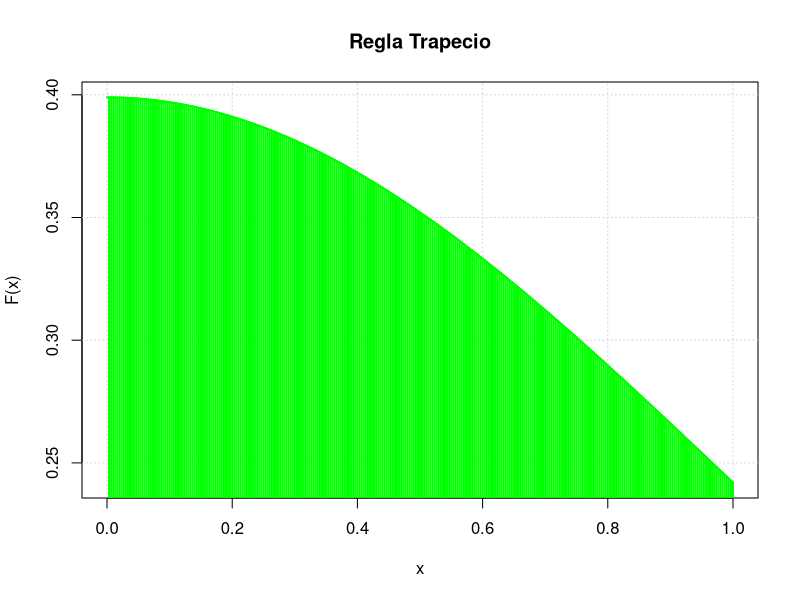

The R script that drew this image:
# METODO DE INTEGRACION POR REGLA DE TRAPECIO

## parametros iniciales
rm(list = ls())
##DESVIACION ESTANDAR = 1, MEDIA= 0
ecuacion<-function(x){1/sqrt(2*pi)*exp(-x^2/2)}


## Algoritmo
TRM<-function(ecuacion,a,b,n,es){
  if (a>b) {### Sirve para acomodar los rangos de intervalos de una funcion [a,b]
    cambio<-a
    b<-cambio
    a<-b
  }
  
  dx<-(b-a)/n
  
  ##Grafica
  xg<-seq(a,b,dx)
  plot(xg,ecuacion(xg),type="l",col="blue",main="Regla Trapecio"
       ,xlab = "x",ylab = "F(x)")
  grid()
  for (i in 1:n) {
    segments(xg[i],0,xg[i+1],0,col = "green",lwd = 2)
    segments(xg[i+1],0,xg[i+1],ecuacion(xg[i+1]),col = "green",lwd = 2)
    segments(xg[i+1],ecuacion(xg[i+1]),xg[i],ecuacion(xg[i]),col = "green",lwd = 2)
  }
  
  
  ## SUMATORIA
  xi<-a
  sumatoria<-ecuacion(xi)#Se suma la primer altura
  for (i in 1:n-1) {
    xi<-xi+dx #Se va recorriendo intervalos para sumar su altura
    sumatoria<-sumatoria+2*ecuacion(xi)
  }
  sumatoria<-sumatoria+ecuacion(b)#Se suma la ultima altura
  area<-sumatoria*dx/2
  
  cat("El area bajo la curva fue de: ", area,
      " con un numero de subintervalos de: ", n,
      "intervalos \n")
  L<-integrate(ecuacion,1,3)
  return(L) #Imprimir valores con error absoluto
}

TRM(ecuacion,0,1,300,0)
